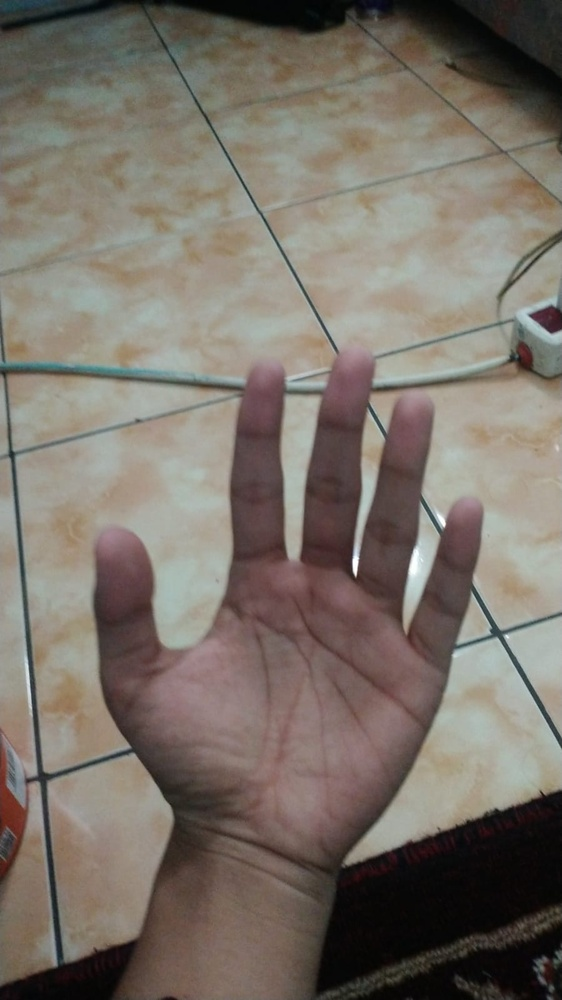
#> input picture DeteksiTanagn_tanpa_cv_dan_mediapipe/gambar1.jpg, 562 x 1000 px, shrunk from 899 x 1599 before the run
$ python DeteksiTangan_v2rev.py
#> lines starting #> are read from the running program, lines starting #| are printed output that depends on the picture
import os
import numpy as np
from PIL import Image

# Membaca gambar dan mengubahnya menjadi array dua dimensi dari nilai piksel
def read_image(file_path):
    img = Image.open(file_path)# Membuka gambar dari path file yang diberikan
    width, height = img.size # Mendapatkan lebar dan tinggi gambar
    pixels = list(img.getdata()) # Mendapatkan daftar nilai piksel dari gambar
    img_array = [[pixels[i * width + j] for j in range(width)] for i in range(height)] # Mengonversi daftar piksel menjadi array 2D yang mewakili gambar
    return img_array # Mengembalikan array 2D dari gambar

# Mengubah gambar RGB menjadi gambar skala abu-abu.
def rgb_to_grayscale(image):
    height, width = len(image), len(image[0])
    grayscale_image = [[0] * width for _ in range(height)] # Inisialisasi array 2D untuk menyimpan nilai grayscale
    for i in range(height): # Iterasi melalui setiap piksel, menghitung nilai grayscale berdasarkan komponen RGB menggunakan rumus yang ditentukan
        for j in range(width):
            r, g, b = image[i][j]
            grayscale_image[i][j] = int(0.2989 * r + 0.5870 * g + 0.1140 * b) #Mengubah gambar RGB menjadi gambar skala abu-abu.
    return grayscale_image # Mengembalikan array 2D dari gambar grayscale

#Menerapkan blur Gaussian sederhana dengan rata-rata kotak 5x5.
def apply_gaussian_blur(grayscale_image):
    height, width = len(grayscale_image), len(grayscale_image[0])
    blurred_image = [[0] * width for _ in range(height)] # menyimpan array 2D dari gambar yang telah di blur
    for i in range(height):
        for j in range(width):
            sum_val = 0
            for m in range(-2, 3):
                for n in range(-2, 3):
                    if 0 <= i + m < height and 0 <= j + n < width:
                        sum_val += grayscale_image[i + m][j + n]
            blurred_image[i][j] = int(sum_val / 25) #Menggunakan rata-rata nilai piksel dalam jendela 5x5
    return blurred_image

#Mendeteksi tepi menggunakan algoritma Sobel
def sobel_edge_detection(blurred_image):
    height, width = len(blurred_image), len(blurred_image[0])
    Gx = [[-1, 0, 1], [-2, 0, 2], [-1, 0, 1]] # untuk deteksi tepi horizontal
    Gy = [[1, 2, 1], [0, 0, 0], [-1, -2, -1]] # untuk deteksi tepi vertikal
    edge_image = [[0] * width for _ in range(height)] #menyimpan array 2D dari gambar yang telah dilakukan deteksi tepi
    for i in range(1, height - 1): # iterasi untuk menghitung gradien gambar
        for j in range(1, width - 1):
            px = sum(Gx[m][n] * blurred_image[i + m - 1][j + n - 1] for m in range(3) for n in range(3))
            py = sum(Gy[m][n] * blurred_image[i + m - 1][j + n - 1] for m in range(3) for n in range(3))
            edge_image[i][j] = min(255, int((px**2 + py**2)**0.5))
    return edge_image

#Menghitung jumlah piksel hitam (nilai kurang dari 128)
def count_black_pixels(image):
    height, width = len(image), len(image[0])
    black_pixel_count = sum(image[i][j] < 128 for i in range(height) for j in range(width)) #Jumlah piksel hitam
    return black_pixel_count

 #Menampilkan gambar proses pengolahan citra
def display_image(image, title):
    img = Image.fromarray(np.array(image, dtype=np.uint8))
    img.show(title)

# Mengklasifikasikan gambar tangan apakah terbuka atau tertutup
def classify_hand(file_path):
    img_array = read_image(file_path) # membaca gambar dan mengubahnya menjadi array
#> in read_image, img is the input picture: PIL image 562x1000 RGB; mean R, G, B 121.8, 113.8, 104.9
#> in read_image, `pixels = list(img.getdata())`: pixels = 562000 items
#> in read_image, `img_array = [[pixels[i * width + j] for j in range(width)] for i in ra..`: img_array = 1000 items
#> img_array = 1000 items
    grayscale_image = rgb_to_grayscale(img_array) # Mengkonversi ke grayscale
#> in rgb_to_grayscale, `height, width = len(image), len(image[0])`: height = 1000
#> in rgb_to_grayscale, `grayscale_image = [[0] * width for _ in range(height)]`: grayscale_image = 1000 items
#> grayscale_image = 1000 items
    display_image(grayscale_image, 'Grayscale Image')
#> in display_image, `img = Image.fromarray(np.array(image, dtype=np.uint8))`:
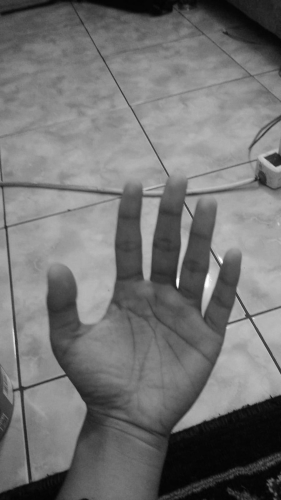
#> img: PIL image 562x1000 L (shown at 1/2 size); min 1, max 254, mean 114.6
    blurred_image = apply_gaussian_blur(grayscale_image) #Menerapkan blur Gaussian
#> in apply_gaussian_blur, `height, width = len(grayscale_image), len(grayscale_image[0])`: height = 1000
#> in apply_gaussian_blur, `blurred_image = [[0] * width for _ in range(height)]`: blurred_image = 1000 items
#> blurred_image = 1000 items
    display_image(blurred_image, 'Blurred Image')
    edge_image = sobel_edge_detection(blurred_image) # Mendeteksi tepi dan menampilkan gambar
#> in sobel_edge_detection, `height, width = len(blurred_image), len(blurred_image[0])`: height = 1000
#> in sobel_edge_detection, `edge_image = [[0] * width for _ in range(height)]`: edge_image = 1000 items
#> edge_image = 1000 items
    display_image(edge_image, 'Edge Image')
#> call 3 of display_image, with title = 'Edge Image'
#> in display_image (call 3), `img = Image.fromarray(np.array(image, dtype=np.uint8))`:
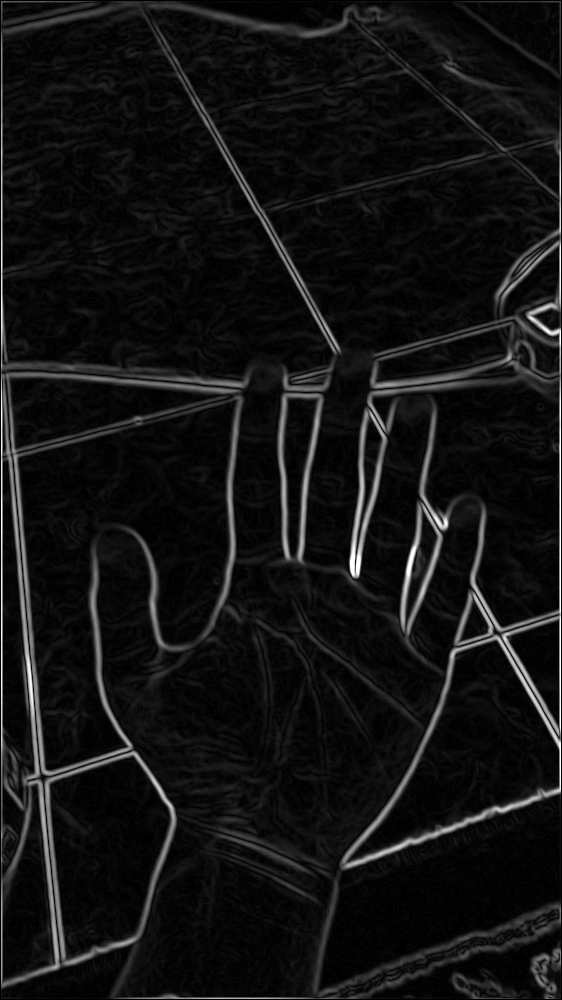
#> img: PIL image 562x1000 L; min 0, max 255, mean 18.6
    black_pixel_count_edge = count_black_pixels(edge_image)
#> in count_black_pixels, `height, width = len(image), len(image[0])`: height = 1000
#> in count_black_pixels, `black_pixel_count = sum(image[i][j] < 128 for i in range(height) for j..`: black_pixel_count = 548041
#> black_pixel_count_edge = 548041
    black_pixel_count_original = count_black_pixels(grayscale_image)
#> black_pixel_count_original = 287485
    ratio = black_pixel_count_edge / black_pixel_count_original # Menghitung jumlah piksel hitam pada gambar tepi dan gambar asli.
#> ratio = 1.91
    threshold_open = 1.95  # Menghitung rasio dan mengklasifikasikan berdasarkan threshold.
    threshold_closed = 1.98
    if ratio < threshold_open:
        return 'Tangan Terbuka'
    elif ratio > threshold_closed:
        return 'Tangan Tertutup'
    else:
        return 'Unknown'

current_folder = os.path.dirname(os.path.abspath(__file__))
image_path = os.path.join(current_folder, 'gambar1.jpg')

print(classify_hand(image_path))

$ run again, with DeteksiTanagn_tanpa_cv_dan_mediapipe/gambar10.jpg copied over DeteksiTanagn_tanpa_cv_dan_mediapipe/gambar1.jpg
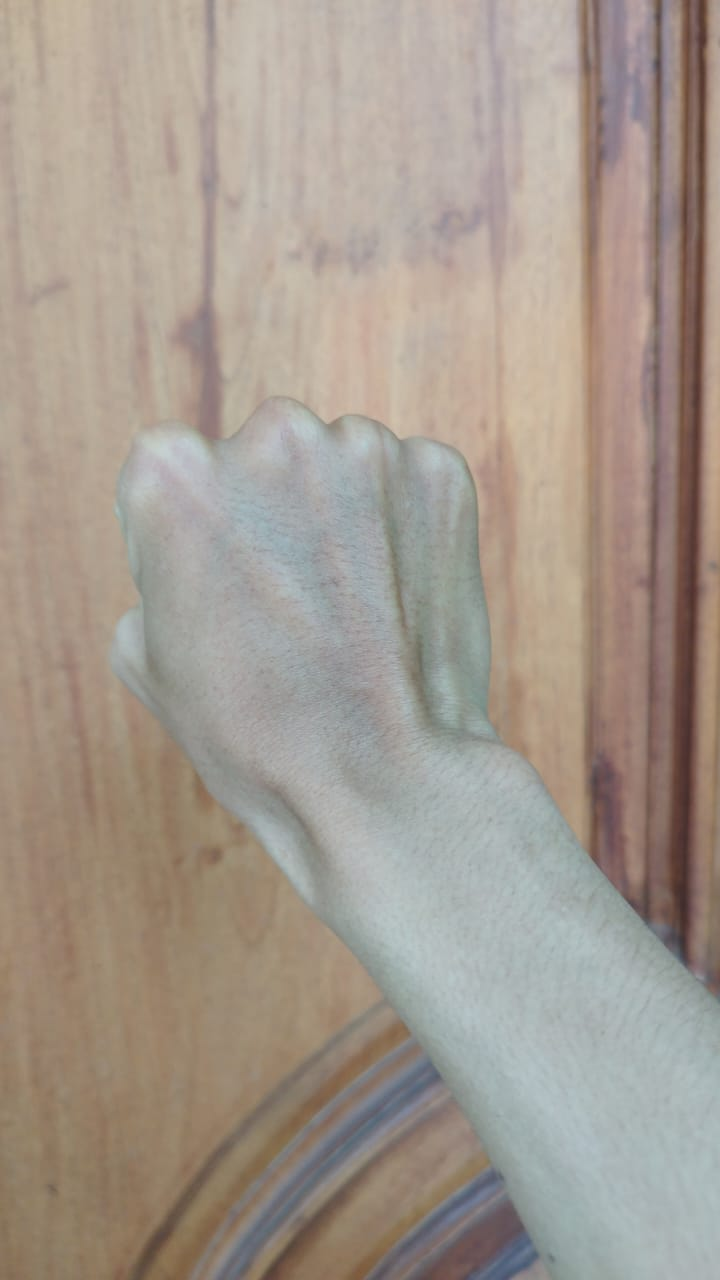
#> input picture DeteksiTanagn_tanpa_cv_dan_mediapipe/gambar10.jpg, 720 x 1280 px
#> in read_image, img is the input picture: PIL image 720x1280 RGB; mean R, G, B 164.2, 153.3, 142.6
#> pixels = 921600 items
#> in read_image, `img_array = [[pixels[i * width + j] for j in range(width)] for i in ra..`: img_array = 1280 items
#> in rgb_to_grayscale, `height, width = len(image), len(image[0])`: height = 1280
#> in rgb_to_grayscale, `grayscale_image = [[0] * width for _ in range(height)]`: grayscale_image = 1280 items
#> in display_image, `img = Image.fromarray(np.array(image, dtype=np.uint8))`:
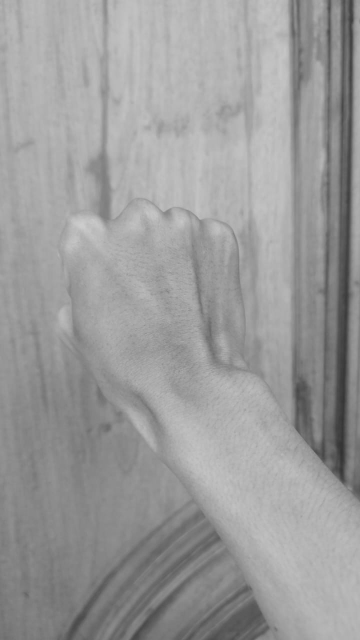
#> img: PIL image 720x1280 L (shown at 1/2 size); min 49, max 205, mean 154.8
#> in apply_gaussian_blur, `height, width = len(grayscale_image), len(grayscale_image[0])`: height = 1280
#> in apply_gaussian_blur, `blurred_image = [[0] * width for _ in range(height)]`: blurred_image = 1280 items
#> in sobel_edge_detection, `height, width = len(blurred_image), len(blurred_image[0])`: height = 1280
#> in sobel_edge_detection, `edge_image = [[0] * width for _ in range(height)]`: edge_image = 1280 items
#> in display_image (call 3), `img = Image.fromarray(np.array(image, dtype=np.uint8))`:
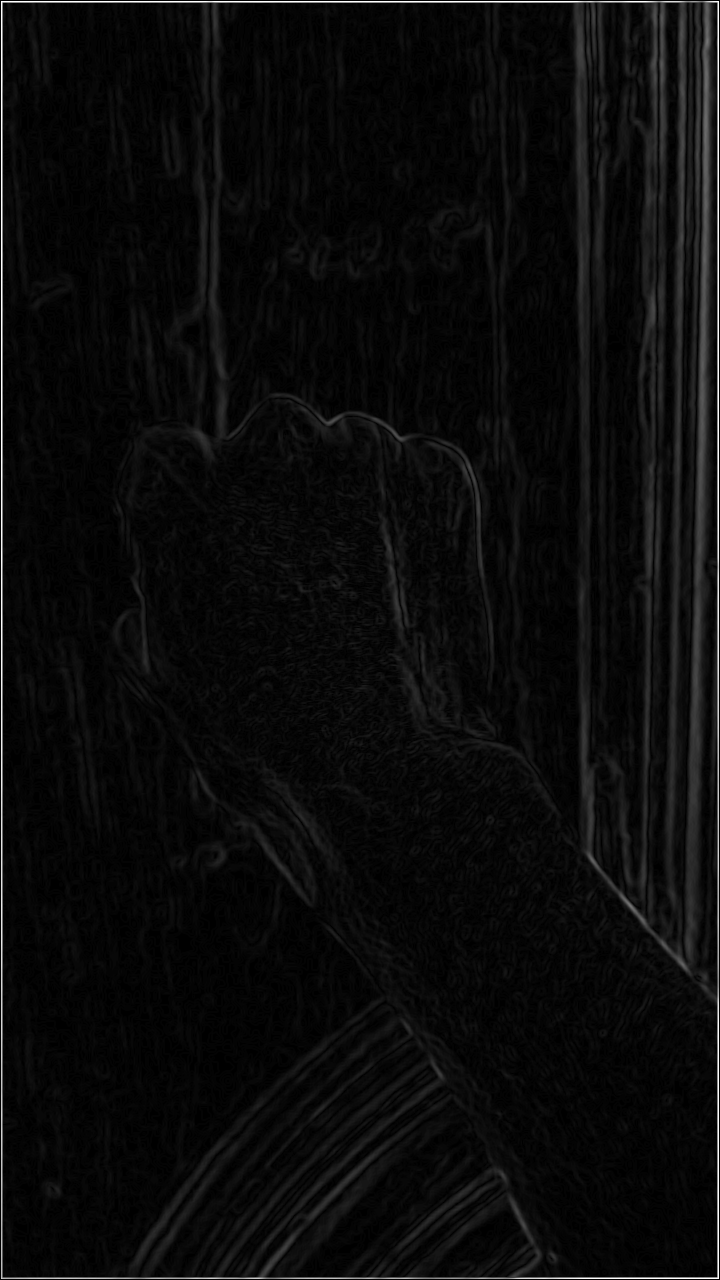
#> img: PIL image 720x1280 L; min 0, max 255, mean 10.6
#> in count_black_pixels, `height, width = len(image), len(image[0])`: height = 1280
#> black_pixel_count = 915542
#> black_pixel_count_original = 139190
#> ratio = 6.58

$ run again, with DeteksiTanagn_tanpa_cv_dan_mediapipe/gambar2.jpg copied over DeteksiTanagn_tanpa_cv_dan_mediapipe/gambar1.jpg
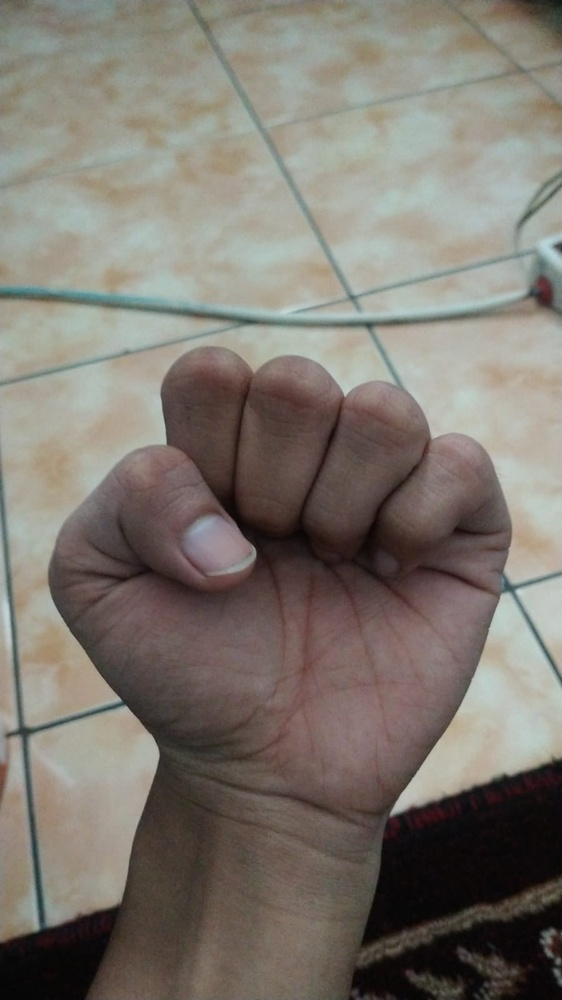
#> input picture DeteksiTanagn_tanpa_cv_dan_mediapipe/gambar2.jpg, 562 x 1000 px, shrunk from 899 x 1599 before the run
#> in read_image, img is the input picture: PIL image 562x1000 RGB; mean R, G, B 125.9, 119.9, 111.8
#> pixels = 562000 items
#> in read_image, `img_array = [[pixels[i * width + j] for j in range(width)] for i in ra..`: img_array = 1000 items
#> in rgb_to_grayscale, `height, width = len(image), len(image[0])`: height = 1000
#> in rgb_to_grayscale, `grayscale_image = [[0] * width for _ in range(height)]`: grayscale_image = 1000 items
#> in display_image, `img = Image.fromarray(np.array(image, dtype=np.uint8))`:
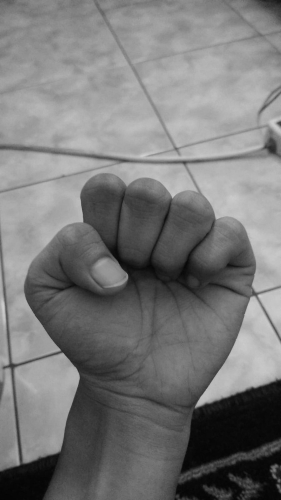
#> img: PIL image 562x1000 L (shown at 1/2 size); min 2, max 209, mean 120.3
#> in apply_gaussian_blur, `height, width = len(grayscale_image), len(grayscale_image[0])`: height = 1000
#> in apply_gaussian_blur, `blurred_image = [[0] * width for _ in range(height)]`: blurred_image = 1000 items
#> in sobel_edge_detection, `height, width = len(blurred_image), len(blurred_image[0])`: height = 1000
#> in sobel_edge_detection, `edge_image = [[0] * width for _ in range(height)]`: edge_image = 1000 items
#> in display_image (call 3), `img = Image.fromarray(np.array(image, dtype=np.uint8))`:
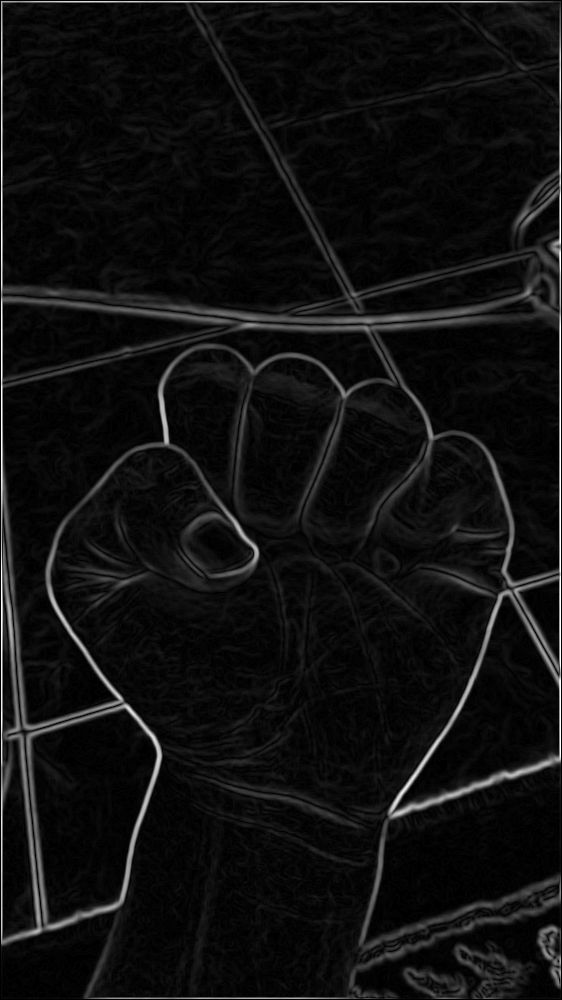
#> img: PIL image 562x1000 L; min 0, max 255, mean 16
#> in count_black_pixels, `height, width = len(image), len(image[0])`: height = 1000
#> black_pixel_count = 553793
#> black_pixel_count_original = 268513
#> ratio = 2.06
